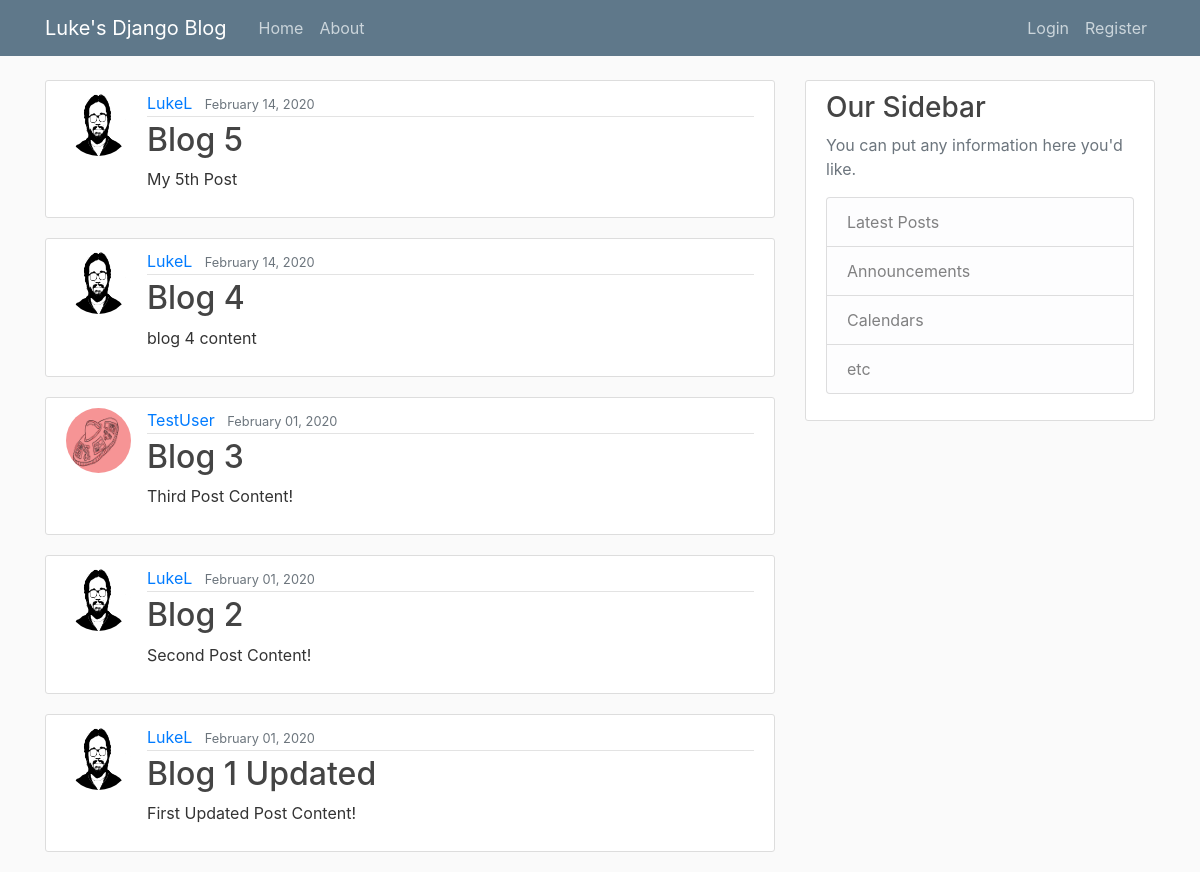
/, run on an earlier commit of the app's database.
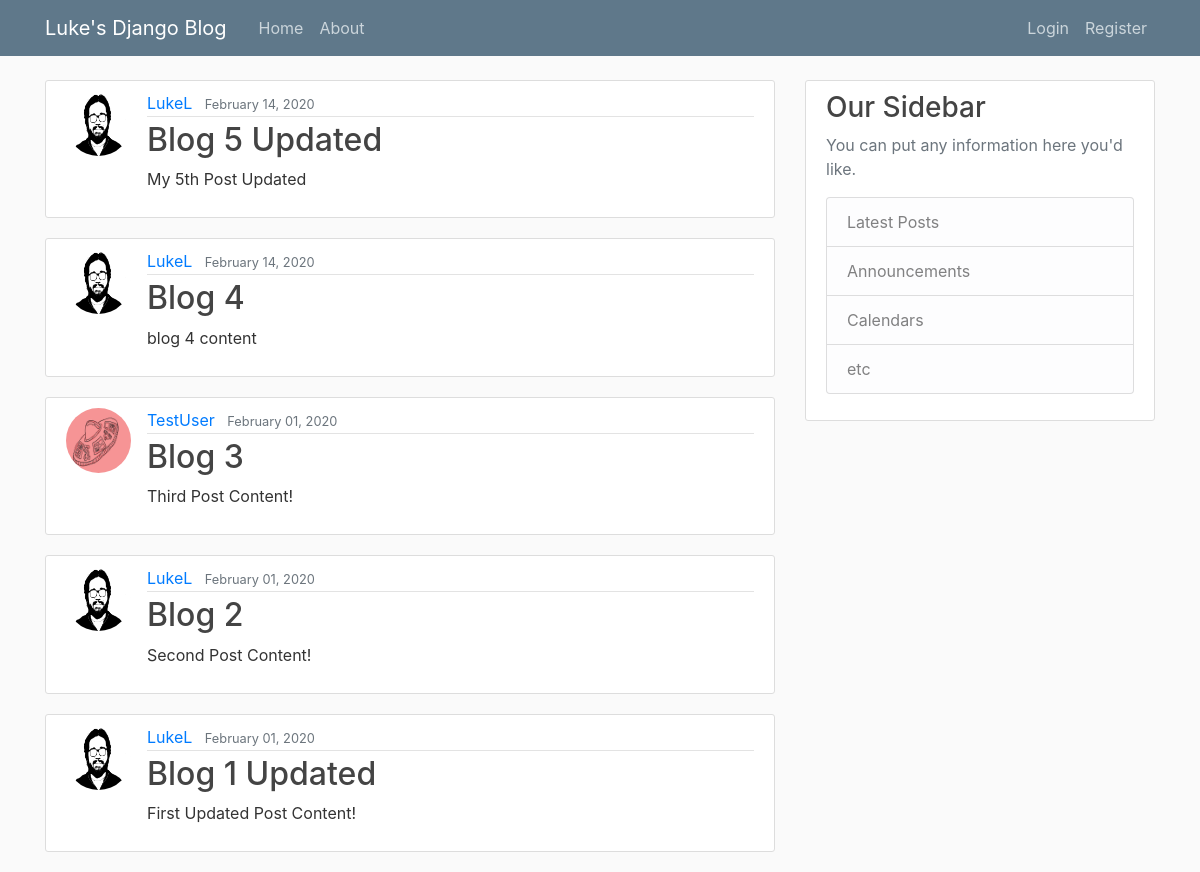
And on a later commit of the database.
### blog/models.py (models this page shows, shortened)
class Post(models.Model): # inheritence from models
	title = models.CharField(max_length=100)
	content = models.TextField() # Text field is unrestricted text
	date_posted = models.DateTimeField(default=timezone.now) # pass in actual function as defualt value
	author = models.ForeignKey(User, on_delete=models.CASCADE) # If user deleted, then we will delete post as well.

### users/models.py (models this page shows, shortened)
class Profile(models.Model):
	user = models.OneToOneField(User, on_delete=models.CASCADE) # personal user data to be deleted w/ user
	image = models.ImageField(default='default.jpg', upload_to='profile_pics') # Image field

### blog/views.py (the view)
# urls.py: path('', PostListView.as_view(), name='blog-home'),
class PostListView(ListView):
	model = Post
	template_name = 'blog/home.html' # <app>/<model>_<viewtype>.html
	context_object_name = 'posts' # attribute
	ordering = ['-date_posted']# Will order posts from newest to oldest

### blog/templates/blog/home.html
{% extends "blog/base.html" %}
{% block content %}
{% for post in posts %}
	<article class="media content-section">
	  <img class="rounded-circle article-img" src="{{ post.author.profile.image.url }}">
	  <div class="media-body">
	    <div class="article-metadata">
	      <a class="mr-2" href="#">{{ post.author }}</a>
	      <small class="text-muted">{{ post.date_posted|date:"F d, Y" }}</small>
	    </div>
	    <h2><a class="article-title" href="{% url 'post-detail' post.id %}">{{ post.title }}</a></h2>
	    <p class="article-content">{{ post.content }}</p>
	  </div>
	</article>
{% endfor %}
{% endblock content %}

What changed in the data, as far as the page shows it:
changed Post: title "Blog 5" → "Blog 5 Updated"; content "My 5th Post" → "My 5th Post Updated"
